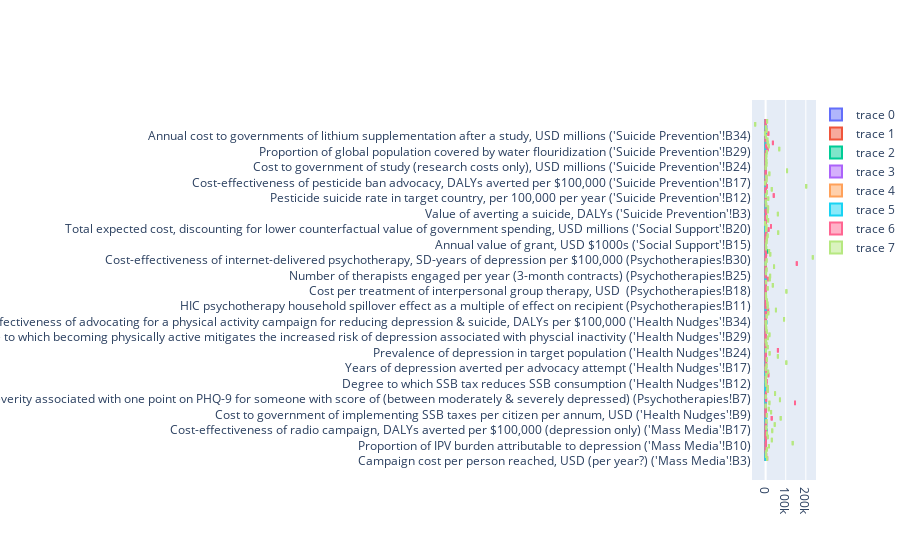

The code cell stored with this chart in its notebook:
### Code cell
fig.update_traces(points=False, meanline_visible=True, side='positive', orientation='h', width=3)
fig.update()
